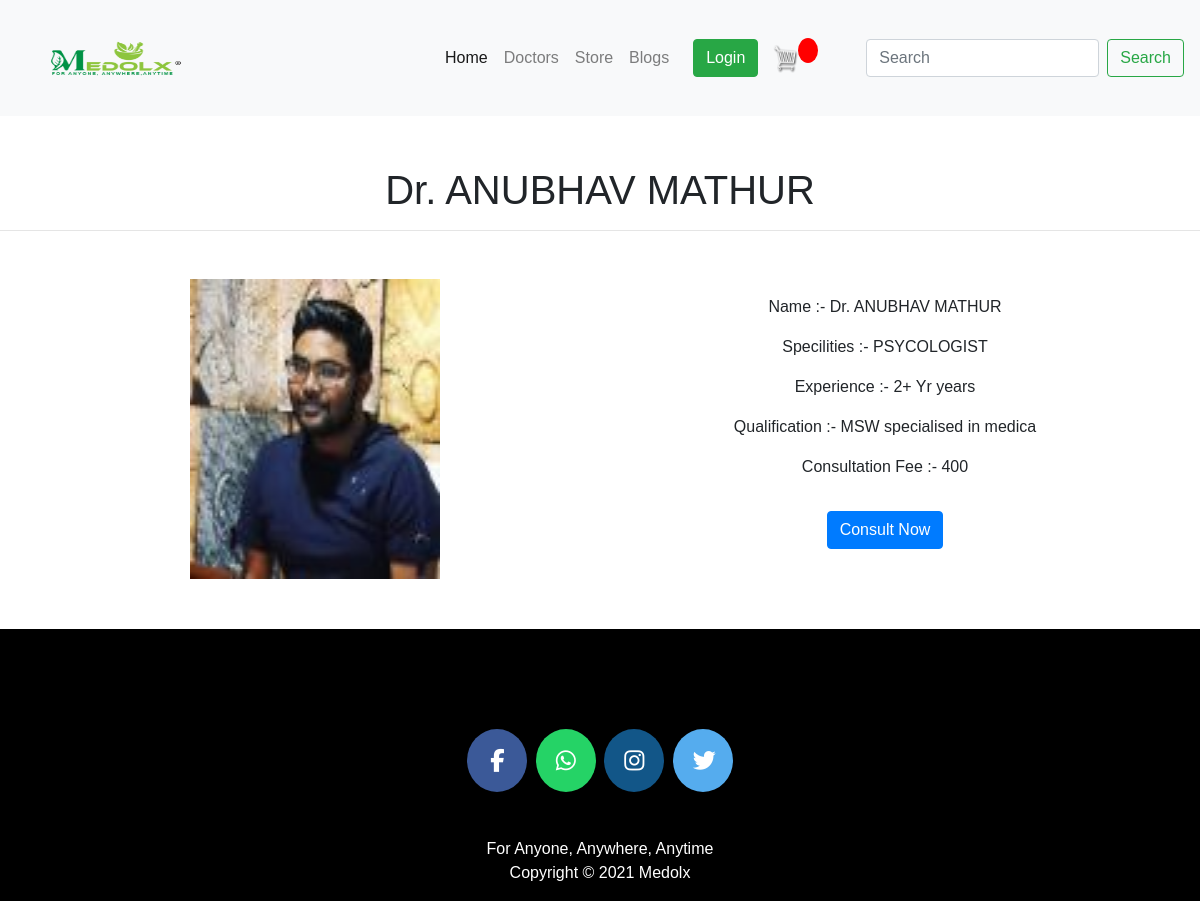
The app's page /doctor/8, older data.
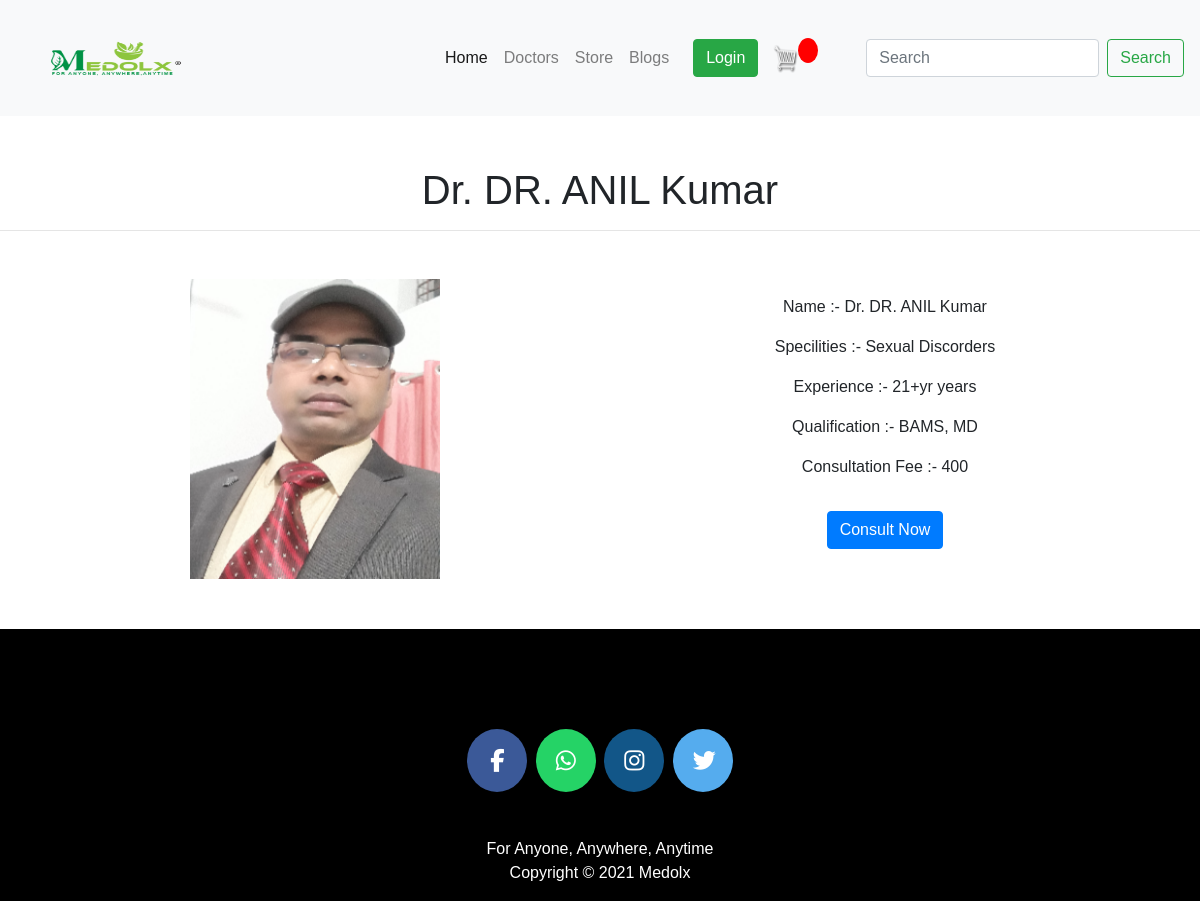
The same page, newer data.
### medolx/models.py (models this page shows, shortened)
class Doctor(models.Model):
    user=models.OneToOneField(User,on_delete=models.CASCADE)
    email = models.CharField(max_length=35)
    phone_no = models.CharField(max_length=10, unique=True)
    address = models.CharField(max_length=40)
    qualification = CharField(max_length=25)
    hospital_name = models.CharField(max_length=50)
    gender = (
        ('M', 'Male'),
        ('F', 'Female'),
    )
    gender = models.CharField(max_length=1, choices=gender)
    department= models.CharField(max_length=50,choices=departments,default='Cardiologist')
    experience = CharField(max_length=5)
    consultation_fee = CharField(max_length=5)
    profile_pic= models.ImageField(upload_to='profile_pic/DoctorProfilePic/',null=True,blank=True)
    status=models.BooleanField(default=False)
    @property
    def get_name(self):
        return "Dr. " + self.user.first_name+" "+self.user.last_name

### medolx/views.py (the view, shortened to what this page needs)
# urls.py: path('doctor/<int:pk>', views.doctor, name="doctor"),
def doctor(request,pk):
    appointmentForm=forms.AppointmentForm()
    doctor=models.Doctor.objects.get(id=pk)
    return render(request,'doctor.html', {'doctor':doctor, 'appointmentForm':appointmentForm})

### medolx/forms.py
class AppointmentForm(forms.ModelForm):
    class Meta:
        model=models.Appointment
        fields=['phone_no', 'whatsapp_no', 'gender', 'city', 'problems', 'consultation_mode']

### templates/doctor.html (shortened to what this page needs)
{% extends "base.html" %}
{% load widget_tweaks %}
{% block body %}
{% load static %}
<section class="doctors">
    <h1 class="text-center">{{doctor.get_name}}</h1><hr>
    <div class="container mt-5">
        <div class="row">
            <div class="col-md-6 text-center">
              <img src={% static doctor.profile_pic.url %} alt="">
            </div>
            <div class="col-md-6 text-center mt-3">
                <p>Name :-  {{doctor.get_name}}</p>
                <p>Specilities :- {{doctor.department}}</p>
                <p>Experience :- {{doctor.experience}} years</p>
                <p>Qualification :- {{doctor.qualification}}</p>
                <p>Consultation Fee :- {{doctor.consultation_fee}}</p>
                <button id="myBtn" class="btn btn-primary mt-3">Consult Now</button>
            </div>
        </div>
    </div>
</section>
{% endblock %}

### templates/base.html (shortened to what this page needs)
<!doctype html>
<html lang="en">
<head>
    {% load static %}
    <link rel="stylesheet" href="{%  static  'css/style.css'  %}">
    <link rel="stylesheet" href="{%  static  'css/main.css'  %}">
    <link rel="stylesheet" href="{%  static  'css/login.css'  %}">
    <link rel="stylesheet" href="{%  static  'css/signup.css'  %}">
    <link rel="stylesheet" href="{%  static  'css/footer.css'  %}">
    <link rel="stylesheet" href="https://maxcdn.bootstrapcdn.com/font-awesome/4.7.0/css/font-awesome.min.css">
    <link rel="stylesheet" href="https://maxcdn.bootstrapcdn.com/bootstrap/4.0.0/css/bootstrap.min.css"
>
</head>
<body>
    {% block navbar %}
    <nav class="navbar navbar-expand-lg navbar-light bg-light">
        {% load static %}
        <img class="navimg" src="{% static "images/logo.png" %}" alt="Logo">
        <div class="collapse navbar-collapse" id="navbarSupportedContent">
            <ul class="navbar-nav ml-auto mr-5">
                <li class="nav-item active">
                    <a class="nav-link" href="/">Home <span class="sr-only">(current)</span></a>
                </li>
                <li class="nav-item">
                    <a class="nav-link" href="/doctors">Doctors</a>
                </li>
                <li class="nav-item">
                    <a class="nav-link" href="/store">Store</a>
                </li>
                <li class="nav-item">
                    <a class="nav-link" href="/blogs">Blogs</a>
                </li>
                <div class="form-inline my-2 my-lg-0 ml-3">
                    {% if request.user.is_authenticated %}
                        <a href="/logout"class="btn btn-success">Logout</a>
                    {% else %}
                        <a href="/signin"class="btn btn-success">Login</a>
                    {% endif %}
                    <a href="{% url 'cart' %}">
                       <img  id="cart-icon" src="{% static 'images/cart.png' %}">
                   </a>
                   <p id="cart-total">{{cartItems}}</p>
               </div>
            </ul>
            <form class="form-inline my-2 my-lg-0">
                <input class="form-control mr-sm-2" type="search" placeholder="Search" aria-label="Search">
                <button class="btn btn-outline-success my-2 my-sm-0" type="submit">Search</button>
            </form>
        </div>
    </nav>
    {% endblock %}
    {% block body %}{% endblock %}
    {% block footer %}
    <footer>
        <p>
          <a href="https://www.facebook.com/medolxhealthcare/" class="fa fa-facebook"></a>
          <a href="https://wa.me/918858586655" class="fa fa-whatsapp"></a>
          <a href="https://www.instagram.com/medolxhealthcare/" class="fa fa-instagram"></a>
          <a href="https://twitter.com/MEDOLX1" class="fa fa-twitter"></a>
        </p>
        <br>
        <div class="container">
          <div class="row">
            <div class="col-md-12 col-sm-12">
              <div style="color:#ffffff;" class="wow fadeInUp footer-copyright">
                <p>For Anyone, Anywhere, Anytime<br>
                  Copyright &copy; 2021 Medolx </p>
              </div>
            </div>
          </div>
        </div>
      </footer>
    {% endblock %}
</body>
</html>

### static/css/style.css (style rules this page uses)
* { padding: 0; margin: 0; text-decoration: none; list-style: none; box-sizing: border-box; }
a { text-decoration: none !important; }
.navimg { height: 100px !important; width: 200px !important; }
.doctors { padding-top: 50px; padding-bottom: 50px; }
.doctors img { height: 300px; width: 250px; }
h1,h2,h3,h4,h5,h6 { color:hsl(0, 0%, 30%); }
#cart-icon { width:25px; height: 30px !important; display: inline-block; margin-left: 15px; }
#cart-total { display: block; text-align: center; color:#fff; background-color: red; width: 20px; height: 25px; border-radius: 50%; font-size: 14px; }
.btn { border-radius: 0; }

### static/css/main.css (style rules this page uses)
body { background-color: hsl(0, 0%, 98%); }
h1,h2,h3,h4,h5,h6 { color:hsl(0, 0%, 30%); }
#cart-icon { width:25px; display: inline-block; margin-left: 15px; }
#cart-total { display: block; text-align: center; color:#fff; background-color: red; width: 20px; height: 25px; border-radius: 50%; font-size: 14px; }
.btn { border-radius: 0; }

### static/css/login.css (style rules this page uses)
.container { height: 100%; align-content: center; }

### static/css/footer.css (style rules this page uses)
footer { padding: 0px 0px 0px 0px; background-color: black; margin: 0px; }
.fa { padding: 20px; font-size: 23px; width: 60px; text-align: center; text-decoration: none; margin: 5px 2px; border-radius: 50%; }
.fa-facebook { background: #3B5998; color: white; margin-top: 100px; }
.fa-whatsapp { background: #25d366; color: white; }
.fa-twitter { background: #55ACEE; color: white; }
.fa-instagram { background: #125688; color: white; }
p { text-align: center; }

### templates/doctor.html (style rules this page uses)
body { font-family: Arial, Helvetica, sans-serif; }

Row changes from the older to the newer data that the page shows:
changed Doctor: get_name "Dr. ANUBHAV MATHUR" → "Dr. DR. ANIL Kumar"; profile_pic: a different picture; department "PSYCOLOGIST" → "Sexual Discorders"; experience "2+ Yr" → "21+yr"; qualification "MSW specialised in medica" → "BAMS, MD"
